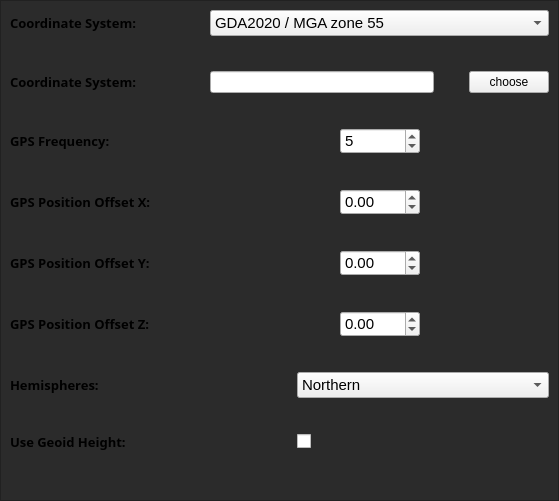
        <widget class="QWidget" name="tabRtk">
         <attribute name="title">
          <string>RTK</string>
         </attribute>
         <layout class="QVBoxLayout" name="verticalLayout_12">
          <property name="spacing">
           <number>4</number>
          </property>
          <property name="leftMargin">
           <number>0</number>
          </property>
          <property name="topMargin">
           <number>0</number>
          </property>
          <property name="rightMargin">
           <number>0</number>
          </property>
          <property name="bottomMargin">
           <number>0</number>
          </property>
          <item>
           <widget class="QFrame" name="frameRtkSetting">
            <property name="styleSheet">
             <string notr="true">QFrame{background:#2b2b2b}</string>
            </property>
            <property name="frameShape">
             <enum>QFrame::StyledPanel</enum>
            </property>
            <property name="frameShadow">
             <enum>QFrame::Raised</enum>
            </property>
            <layout class="QVBoxLayout" name="verticalLayout_14">
             <item>
              <layout class="QVBoxLayout" name="verticalLayout_13">
               <property name="spacing">
                <number>35</number>
               </property>
               <item>
                <layout class="QHBoxLayout" name="horizontalLayout_43">
                 <item>
                  <widget class="QLabel" name="labelSystem">
                   <property name="minimumSize">
                    <size>
                     <width>165</width>
                     <height>0</height>
                    </size>
                   </property>
                   <property name="font">
                    <font>
                     <family>Arial Black</family>
                     <pointsize>10</pointsize>
                     <weight>75</weight>
                     <bold>true</bold>
                    </font>
                   </property>
                   <property name="text">
                    <string>Coordinate System:</string>
                   </property>
                  </widget>
                 </item>
                 <item>
                  <widget class="QComboBox" name="comboBoxOutputCoordinateSystem">
                   <property name="sizePolicy">
                    <sizepolicy hsizetype="Expanding" vsizetype="Fixed">
                     <horstretch>0</horstretch>
                     <verstretch>0</verstretch>
                    </sizepolicy>
                   </property>
                   <property name="minimumSize">
                    <size>
                     <width>0</width>
                     <height>20</height>
                    </size>
                   </property>
                   <property name="font">
                    <font>
                     <pointsize>11</pointsize>
                    </font>
                   </property>
                   <item>
                    <property name="text">
                     <string>GDA2020 / MGA zone 55</string>
                    </property>
                   </item>
                   <item>
                    <property name="text">
                     <string>WGS 84 / UTM zone 31N</string>
                    </property>
                   </item>
                   <item>
                    <property name="text">
                     <string>WGS 84 / UTM zone 32N</string>
                    </property>
                   </item>
                   <item>
                    <property name="text">
                     <string>WGS 84 / UTM zone 33N</string>
                    </property>
                   </item>
                   <item>
                    <property name="text">
                     <string>WGS 84 / UTM zone 54N</string>
                    </property>
                   </item>
                   <item>
                    <property name="text">
                     <string>WGS 84 / UTM zone 54S</string>
                    </property>
                   </item>
                   <item>
                    <property name="text">
                     <string>WGS 84 / UTM zone 55N</string>
                    </property>
                   </item>
                   <item>
                    <property name="text">
                     <string>WGS 84 / UTM zone 55S</string>
                    </property>
                   </item>
                   <item>
                    <property name="text">
                     <string>CGCS2000 / 3-degree Gauss-Kruger CM 108E</string>
                    </property>
                   </item>
                   <item>
                    <property name="text">
                     <string>CGCS2000 / 3-degree Gauss-Kruger CM 111E</string>
                    </property>
                   </item>
                   <item>
                    <property name="text">
                     <string>CGCS2000 / 3-degree Gauss-Kruger CM 114E</string>
                    </property>
                   </item>
                   <item>
                    <property name="text">
                     <string>CGCS2000 / 3-degree Gauss-Kruger CM 117E</string>
                    </property>
                   </item>
                   <item>
                    <property name="text">
                     <string>CGCS2000 / 3-degree Gauss-Kruger CM 120E</string>
                    </property>
                   </item>
                  </widget>
                 </item>
                </layout>
               </item>
               <item>
                <layout class="QHBoxLayout" name="horizontalLayout_60">
                 <item>
                  <widget class="QLabel" name="labelSystem_2">
                   <property name="minimumSize">
                    <size>
                     <width>165</width>
                     <height>0</height>
                    </size>
                   </property>
                   <property name="font">
                    <font>
                     <family>Arial Black</family>
                     <pointsize>10</pointsize>
                     <weight>75</weight>
                     <bold>true</bold>
                    </font>
                   </property>
                   <property name="text">
                    <string>Coordinate System:</string>
                   </property>
                  </widget>
                 </item>
                 <item>
                  <widget class="QLineEdit" name="lineEditCoor"/>
                 </item>
                 <item>
                  <widget class="QPushButton" name="pushButtonCoor">
                   <property name="text">
                    <string>choose</string>
                   </property>
                  </widget>
                 </item>
                </layout>
               </item>
               <item>
                <layout class="QHBoxLayout" name="horizontalLayout_82">
                 <item>
                  <widget class="QLabel" name="label_51">
                   <property name="minimumSize">
                    <size>
                     <width>165</width>
                     <height>0</height>
                    </size>
                   </property>
                   <property name="font">
                    <font>
                     <family>Arial Black</family>
                     <pointsize>10</pointsize>
                     <weight>75</weight>
                     <bold>true</bold>
                    </font>
                   </property>
                   <property name="text">
                    <string>GPS Frequency:</string>
                   </property>
                  </widget>
                 </item>
                 <item>
                  <spacer name="horizontalSpacer_62">
                   <property name="orientation">
                    <enum>Qt::Horizontal</enum>
                   </property>
                   <property name="sizeHint" stdset="0">
                    <size>
                     <width>40</width>
                     <height>20</height>
                    </size>
                   </property>
                  </spacer>
                 </item>
                 <item>
                  <widget class="QSpinBox" name="spinBoxGpsFreq">
                   <property name="minimumSize">
                    <size>
                     <width>80</width>
                     <height>20</height>
                    </size>
                   </property>
                   <property name="font">
                    <font>
                     <pointsize>11</pointsize>
                    </font>
                   </property>
                   <property name="minimum">
                    <number>1</number>
                   </property>
                   <property name="maximum">
                    <number>20</number>
                   </property>
                   <property name="value">
                    <number>5</number>
                   </property>
                  </widget>
                 </item>
                 <item>
                  <spacer name="horizontalSpacer_63">
                   <property name="orientation">
                    <enum>Qt::Horizontal</enum>
                   </property>
                   <property name="sizeHint" stdset="0">
                    <size>
                     <width>40</width>
                     <height>20</height>
                    </size>
                   </property>
                  </spacer>
                 </item>
                </layout>
               </item>
               <item>
                <layout class="QHBoxLayout" name="horizontalLayout_42">
                 <item>
                  <widget class="QLabel" name="label_12">
                   <property name="minimumSize">
                    <size>
                     <width>165</width>
                     <height>0</height>
                    </size>
                   </property>
                   <property name="font">
                    <font>
                     <family>Arial Black</family>
                     <pointsize>10</pointsize>
                     <weight>75</weight>
                     <bold>true</bold>
                    </font>
                   </property>
                   <property name="text">
                    <string>GPS Position Offset X:</string>
                   </property>
                  </widget>
                 </item>
                 <item>
                  <spacer name="horizontalSpacer_40">
                   <property name="orientation">
                    <enum>Qt::Horizontal</enum>
                   </property>
                   <property name="sizeHint" stdset="0">
                    <size>
                     <width>40</width>
                     <height>20</height>
                    </size>
                   </property>
                  </spacer>
                 </item>
                 <item>
                  <widget class="QDoubleSpinBox" name="doubleSpinBoxXRtk">
                   <property name="minimumSize">
                    <size>
                     <width>80</width>
                     <height>20</height>
                    </size>
                   </property>
                   <property name="font">
                    <font>
                     <pointsize>11</pointsize>
                    </font>
                   </property>
                   <property name="minimum">
                    <double>-5.000000000000000</double>
                   </property>
                   <property name="maximum">
                    <double>5.000000000000000</double>
                   </property>
                  </widget>
                 </item>
                 <item>
                  <spacer name="horizontalSpacer_41">
                   <property name="orientation">
                    <enum>Qt::Horizontal</enum>
                   </property>
                   <property name="sizeHint" stdset="0">
                    <size>
                     <width>40</width>
                     <height>20</height>
                    </size>
                   </property>
                  </spacer>
                 </item>
                </layout>
               </item>
               <item>
                <layout class="QHBoxLayout" name="horizontalLayout_44">
                 <item>
                  <widget class="QLabel" name="label_13">
                   <property name="minimumSize">
                    <size>
                     <width>165</width>
                     <height>0</height>
                    </size>
                   </property>
                   <property name="font">
                    <font>
                     <family>Arial Black</family>
                     <pointsize>10</pointsize>
                     <weight>75</weight>
                     <bold>true</bold>
                    </font>
                   </property>
                   <property name="text">
                    <string>GPS Position Offset Y:</string>
                   </property>
                  </widget>
                 </item>
                 <item>
                  <spacer name="horizontalSpacer_42">
                   <property name="orientation">
                    <enum>Qt::Horizontal</enum>
                   </property>
                   <property name="sizeHint" stdset="0">
                    <size>
                     <width>40</width>
                     <height>20</height>
                    </size>
                   </property>
                  </spacer>
                 </item>
                 <item>
                  <widget class="QDoubleSpinBox" name="doubleSpinBoxYRtk">
                   <property name="minimumSize">
                    <size>
                     <width>80</width>
                     <height>20</height>
                    </size>
                   </property>
                   <property name="font">
                    <font>
                     <pointsize>11</pointsize>
                    </font>
                   </property>
                   <property name="minimum">
                    <double>-5.000000000000000</double>
                   </property>
                   <property name="maximum">
                    <double>5.000000000000000</double>
                   </property>
                  </widget>
                 </item>
                 <item>
                  <spacer name="horizontalSpacer_43">
                   <property name="orientation">
                    <enum>Qt::Horizontal</enum>
                   </property>
                   <property name="sizeHint" stdset="0">
                    <size>
                     <width>40</width>
                     <height>20</height>
                    </size>
                   </property>
                  </spacer>
                 </item>
                </layout>
               </item>
               <item>
                <layout class="QHBoxLayout" name="horizontalLayout_41">
                 <item>
                  <widget class="QLabel" name="label_11">
                   <property name="minimumSize">
                    <size>
                     <width>165</width>
                     <height>0</height>
                    </size>
                   </property>
                   <property name="font">
                    <font>
                     <family>Arial Black</family>
                     <pointsize>10</pointsize>
                     <weight>75</weight>
                     <bold>true</bold>
                    </font>
                   </property>
                   <property name="text">
                    <string>GPS Position Offset Z:</string>
                   </property>
                  </widget>
                 </item>
                 <item>
                  <spacer name="horizontalSpacer_39">
                   <property name="orientation">
                    <enum>Qt::Horizontal</enum>
                   </property>
                   <property name="sizeHint" stdset="0">
                    <size>
                     <width>40</width>
                     <height>20</height>
                    </size>
                   </property>
                  </spacer>
                 </item>
                 <item>
                  <widget class="QDoubleSpinBox" name="doubleSpinBoxZRtk">
                   <property name="minimumSize">
                    <size>
                     <width>80</width>
                     <height>20</height>
                    </size>
                   </property>
                   <property name="font">
                    <font>
                     <pointsize>11</pointsize>
                    </font>
                   </property>
                   <property name="minimum">
                    <double>-5.000000000000000</double>
                   </property>
                   <property name="maximum">
                    <double>5.000000000000000</double>
                   </property>
                  </widget>
                 </item>
                 <item>
                  <spacer name="horizontalSpacer_38">
                   <property name="orientation">
                    <enum>Qt::Horizontal</enum>
                   </property>
                   <property name="sizeHint" stdset="0">
                    <size>
                     <width>40</width>
                     <height>20</height>
                    </size>
                   </property>
                  </spacer>
                 </item>
                </layout>
               </item>
               <item>
                <layout class="QHBoxLayout" name="horizontalLayout_56">
                 <item>
                  <widget class="QLabel" name="labelSensor_3">
                   <property name="minimumSize">
                    <size>
                     <width>165</width>
                     <height>0</height>
                    </size>
                   </property>
                   <property name="maximumSize">
                    <size>
                     <width>16777215</width>
                     <height>16777215</height>
                    </size>
                   </property>
                   <property name="font">
                    <font>
                     <family>Arial Black</family>
                     <pointsize>10</pointsize>
                     <weight>75</weight>
                     <bold>true</bold>
                    </font>
                   </property>
                   <property name="text">
                    <string>Hemispheres:</string>
                   </property>
                  </widget>
                 </item>
                 <item>
                  <widget class="QComboBox" name="comboBoxHemi">
                   <property name="minimumSize">
                    <size>
                     <width>0</width>
                     <height>20</height>
                    </size>
                   </property>
                   <property name="font">
                    <font>
                     <family>Arial</family>
                     <pointsize>11</pointsize>
                    </font>
                   </property>
                   <item>
                    <property name="text">
                     <string>Northern</string>
                    </property>
                   </item>
                   <item>
                    <property name="text">
                     <string>Southern</string>
                    </property>
                   </item>
                  </widget>
                 </item>
                </layout>
               </item>
               <item>
                <layout class="QHBoxLayout" name="horizontalLayout_50">
                 <item>
                  <widget class="QLabel" name="label_narrowSpace_3">
                   <property name="minimumSize">
                    <size>
                     <width>165</width>
                     <height>0</height>
                    </size>
                   </property>
                   <property name="maximumSize">
                    <size>
                     <width>16777215</width>
                     <height>16777215</height>
                    </size>
                   </property>
                   <property name="font">
                    <font>
                     <family>Arial Black</family>
                     <pointsize>10</pointsize>
                     <weight>75</weight>
                     <bold>true</bold>
                    </font>
                   </property>
                   <property name="text">
                    <string>Use Geoid Height: </string>
                   </property>
                  </widget>
                 </item>
                 <item alignment="Qt::AlignLeft">
                  <widget class="QCheckBox" name="checkBoxGeoid">
                   <property name="minimumSize">
                    <size>
                     <width>0</width>
                     <height>0</height>
                    </size>
                   </property>
                   <property name="maximumSize">
                    <size>
                     <width>16</width>
                     <height>16777215</height>
                    </size>
                   </property>
                   <property name="font">
                    <font>
                     <pointsize>10</pointsize>
                    </font>
                   </property>
                   <property name="text">
                    <string/>
                   </property>
                  </widget>
                 </item>
                </layout>
               </item>
               <item>
                <spacer name="verticalSpacer_3">
                 <property name="orientation">
                  <enum>Qt::Vertical</enum>
                 </property>
                 <property name="sizeHint" stdset="0">
                  <size>
                   <width>20</width>
                   <height>40</height>
                  </size>
                 </property>
                </spacer>
               </item>
              </layout>
             </item>
            </layout>
           </widget>
          </item>
         </layout>
        </widget>
